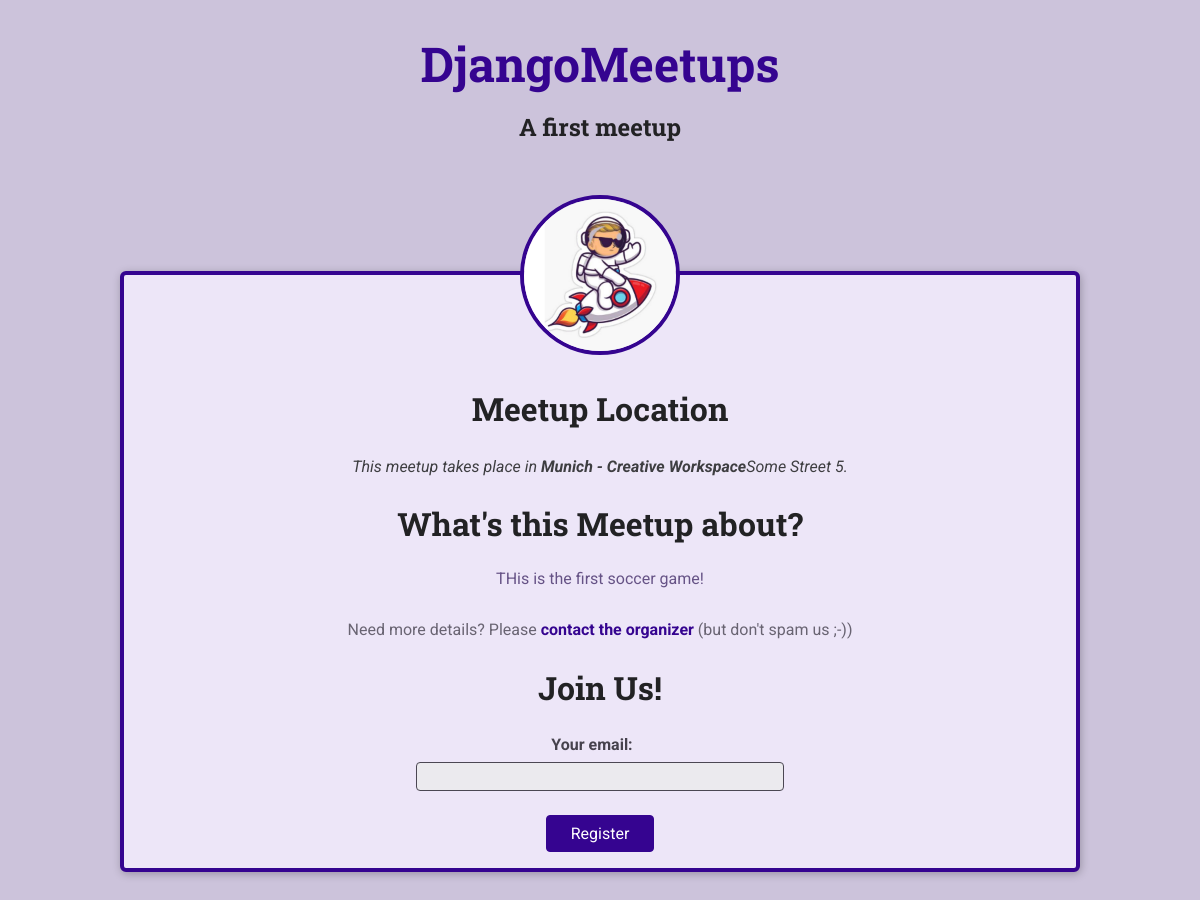
/meetups/a-first-meetup, run on the app's committed database.
### meetups/models.py (models this page shows, shortened)
class Meetup(models.Model):
    title = models.CharField(max_length=200)
    organizer_email = models.EmailField()
    date = models.DateField()
    slug = models.SlugField(unique=True)
    description = models.TextField()
    image = models.ImageField(upload_to='images')
    location = models.ForeignKey(Location, on_delete=models.CASCADE)
    participants = models.ManyToManyField(Participant, blank=True, null=True)

class Location(models.Model):
    name = models.CharField(max_length=200)
    address = models.CharField(max_length=300)

### meetups/views.py (the view, shortened to what this page needs)
# urls.py: path('<slug:meetup_slug>', views.meetup_details, name="meetup-detail"),
def meetup_details(request, meetup_slug):
    try:
        selected_meetup = Meetup.objects.get(slug=meetup_slug)
        if request.method == 'GET':
            registration_form = RegistrationForm()
        return render(request, 'meetups/meetup-details.html', {
                'meetup_found': True,
                'meetup': selected_meetup,
                'form': registration_form
            })
    except Exception as exc:
        print('This is the exc: ', exc)
        return render(request, 'meetups/meetup-details.html', {
            'meetup_found': False
        })

### meetups/forms.py
class RegistrationForm(forms.Form):
    email = forms.EmailField(label='Your email')

### meetups/templates/meetups/meetup-details.html (shortened to what this page needs)
{% extends 'meetups/base/base.html' %}
{% load static %}
{% block site_css %}
    <link rel="stylesheet" href="{% static 'meetups/styles/meetup-detail.css' %}">
{% endblock %}
{% block main_heading %}
    {{  meetup.title }}
{% endblock %}
{% block body %}
{% if meetup_found %}
<article>
    <img id="main-image" src="{{ meetup.image.url }}" alt="{{ meetup.title }}">
    <section id="location">
        <h2>Meetup Location</h2>
        <address>This meetup takes place in <span>{{ meetup.location.name }}</span>{{ meetup.location.address }}.</address>
    </section>
    <section id="details">
        <h2>What's this Meetup about?</h2>
        <p>{{ meetup.description }}</p>
        <footer>
            <p>Need more details? Please <a href="mailto:{{ meetup.organizer_email }}">contact the organizer</a> (but don't spam us ;-))</p>
        </footer>
    </section>
    <section id="registration">
        <h2>Join Us!</h2>
        <form action="{% url 'meetup-detail' meetup.slug %}" method="POST">
            <ul>
                {{ form.as_ul }}
            </ul>
            <div id="registration-actions">
                <button>Register</button>
            </div>
        </form>
    </section>
</article>
{% else %}
    <p>No Meetup found for this slug, sorry!</p>
{% endif %}
{% endblock %}

### meetups/static/meetups/styles/base.css (style rules this page uses)
* { box-sizing: border-box; }
body { font-family: "Roboto", sans-serif; margin: 0; background-color: #ccc3db; color: #3e3e41; }
h1, h2, h3 { font-family: "Roboto Slab", sans-serif; color: #222224; }
button, .btn { cursor: pointer; font: inherit; padding: 0.5rem 1.5rem; background-color: #350490; border: 1px solid #350490; color: white; border-radius: 4px; text-decoration: none; }

### data on the page
Meetup: title "A first meetup", image (picture), location.name "Munich - Creative Workspace", location.address "Some Street 5", description "THis is the first soccer game!"
